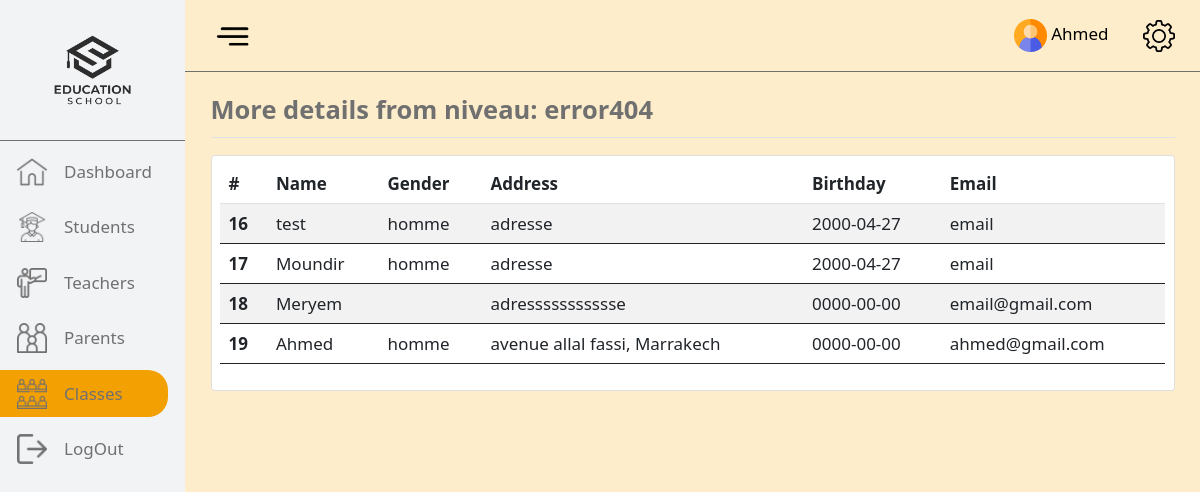
The page /details/1 (signed in) on the database its author committed.
### tables this page shows
CREATE TABLE `etudiant` (
  `matricule` int(11) NOT NULL AUTO_INCREMENT,
  `nom` varchar(30) NOT NULL,
  `genre` varchar(30) NOT NULL,
  `status` tinyint(4) NOT NULL DEFAULT 1,
  `adresse` varchar(255) NOT NULL,
  `naissance` date NOT NULL,
  `email` varchar(255) NOT NULL,
  `tuteur` int(11) DEFAULT NULL,
  `idNiveau` int(11) DEFAULT NULL,
  PRIMARY KEY (`matricule`),
  KEY `tuteur` (`tuteur`),
  KEY `idNieau` (`idNiveau`),
  CONSTRAINT `constrainNiveauEtudiant` FOREIGN KEY (`idNiveau`) REFERENCES `niveau` (`matricule`),
  CONSTRAINT `tuteur` FOREIGN KEY (`tuteur`) REFERENCES `tuteur` (`matricule`)
);

CREATE TABLE `niveau` (
  `matricule` int(11) NOT NULL AUTO_INCREMENT,
  `title` varchar(50) NOT NULL,
  `description` varchar(250) NOT NULL,
  `status` tinyint(4) NOT NULL DEFAULT 1,
  PRIMARY KEY (`matricule`)
);

### index.php (called while the page is built, shortened)
<?php
$router = new Router();
$router->routeReq();
die();

### models/Classe.php (called while the page is built, shortened)
<?php
class Classe extends Model
{
    public function getStuByNiveau($id)
    {
        $db = self::getBdd();
        $query = $db->query('SELECT
                                etudiant.matricule as `matriculeEtu`,
                                niveau.*,
                                etudiant.*
                                FROM etudiant
                                INNER JOIN niveau ON etudiant.idNiveau = niveau.matricule
                                WHERE etudiant.status = 1 AND idNiveau = ' . $id);
        $data = $query->fetchAll(PDO::FETCH_OBJ);
        return $data;
    }
}

### views/liste_detals.php (the view, shortened to what this page needs)
<!DOCTYPE html>
<html lang="fr">
<head>
    <link href="https://cdn.jsdelivr.net/npm/bootstrap@5.1.3/dist/css/bootstrap.min.css" rel="stylesheet"
>
    <link rel="stylesheet" href="https://cdnjs.cloudflare.com/ajax/libs/font-awesome/6.1.1/css/all.min.css"
 />
    <link rel="stylesheet" href="<?php echo URL."app/assets/style/dashboard.css"; ?>">
    <link rel="stylesheet" href="<?php echo URL."app/assets/style/table.css" ?>">
</head>
<body>
    <?php require("header.php"); ?>
    <main class="main">
        <div class="Container p-4 ">
            <div class="d-flex justify-content-between border-bottom fw-bold fs-4">
                <p class="">More details from niveau: <?php echo $liste[0]->title; ?></p>
            </div>
            <div class="table-responsive card mt-3 p-2">
                <table style="overflow: overlay;" class="table table-striped">
                    <thead>
                        <tr class="rounded">
                            <th scope="col">#</th>
                            <th scope="col">Name</th>
                            <th scope="col">Gender</th>
                            <th scope="col">Address</th>
                            <th scope="col">Birthday</th>
                            <th scope="col">Email</th>
                        </tr>
                    </thead>
                    <tbody>
                        <?php foreach ($liste as $key => $value) {?>
                        <tr>
                            <th><?php echo $value->matricule; ?></th>
                            <td><?php echo $value->nom; ?></td>
                            <td><?php echo $value->genre; ?></td>
                            <td><?php echo $value->adresse; ?></td>
                            <td><?php echo $value->naissance; ?></td>
                            <td><?php echo $value->email; ?></td>
                        </tr>
                        <?php } ?>
                    </tbody>
                </table>
            </div>
        </div>
    </main>
</body>
</html>

### views/header.php (shortened to what this page needs)
<header>
        <div class="side__bar p-0 d-flex flex-column justify-content-start">
            <div class="logo d-flex flex-column justify-content-center align-items-center">
                <a class="logo-1" href="<?php echo URL; ?>"><img src="<?php echo URL."app/image/dds.png"?>" width="140" alt="logo"></a>
            </div>
            <nav class="mt-0">
                <ul class="p-0">
                    <li class="ms-0 mb-2 me-3 nav-item
                    <?php if(isset($_SESSION['link']) && $_SESSION['link'] == 'Dashboard') echo 'link__active' ?>
                    d-flex justify-content-start align-items-center">
                        <a title="Dashboard" href="<?php echo URL; ?>"
                            class="nav-link me-2 d-flex justify-content-center align-items-center gap-3">
                            <img src="<?php echo URL."app/image/svg/home.png"?>" width="30" alt="Dashboard">
                            <span>Dashboard</span>
                        </a>
                    </li>
                    <li class="ms-0 mb-2 me-3 nav-item
                    <?php if(isset($_SESSION['link']) && $_SESSION['link'] == 'Students') echo 'link__active' ?>
                     d-flex justify-content-start align-items-center">
                        <a title="Students" href="<?php echo URL."student"; ?>"
                            class="nav-link me-2 d-flex justify-content-center align-items-center gap-3">
                            <img src="<?php echo URL."app/image/svg/student.png"?>" width="30" alt="students">
                            <span>Students</span>
                        </a>
                    </li>
                    <li class="ms-0 mb-2 me-3 nav-item
                    <?php if(isset($_SESSION['link']) && $_SESSION['link'] == 'Teachers') echo 'link__active' ?>
                     d-flex justify-content-start align-items-center">
                        <a title="Teachers" href="<?php echo URL."teacher"; ?>"
                            class="nav-link me-2 d-flex justify-content-center align-items-center gap-3">
                            <img src="<?php echo URL."app/image/svg/teachers.png"?>" width="30" alt="teachers">
                            <span>Teachers</span>
                        </a>
                    </li>
                    <li class="ms-0 mb-2 me-3 nav-item
                    <?php if(isset($_SESSION['link']) && $_SESSION['link'] == 'Parents') echo 'link__active' ?>
                     d-flex justify-content-start align-items-center">
                        <a title="Parents" href="<?php echo URL."parent"; ?>"
                            class="nav-link me-2 d-flex justify-content-center align-items-center gap-3">
                            <img src="<?php echo URL."app/image/svg/family.png"?>" width="30" alt="parents">
                            <span>Parents</span>
                        </a>
                    </li>
                    <li class="ms-0 mb-2 me-3 nav-item
                    <?php if(isset($_SESSION['link']) && $_SESSION['link'] == 'Classes') echo 'link__active' ?>
                     d-flex justify-content-start align-items-center">
                        <a title="Classes" href="<?php echo URL."classe"; ?>"
                            class="nav-link me-2 d-flex justify-content-center align-items-center gap-3">
                            <img src="<?php echo URL."app/image/svg/class.png"?>" width="30" alt="Classes">
                            <span>Classes</span>
                        </a>
                    </li>
                    <li class="ms-0 mb-2 me-3 nav-item d-flex justify-content-start align-items-center">
                        <a title="LogOut" href="<?php echo URL."logout"; ?>"
                            class="nav-link me-2 d-flex justify-content-center align-items-center gap-3">
                            <img src="<?php echo URL."app/image/svg/logout.png"?>" width="30" alt="logout">
                            <span>LogOut</span>
                        </a>
                    </li>
                </ul>
            </nav>
        </div>
        <nav class="nav__bar d-flex justify-content-between px-4 align-items-center">
            <div class="toogle pointer">
                <img src="<?php echo URL."app/image/svg/toogle.svg"?>" alt="toogle">
            </div>
            <div class="item-admin d-flex justify-content-between gap-3 align-items-center">
                <a class="adminName nav-link text-black pointer m-0">
                    <img src="<?php echo URL."app/image/user.png"?>" width="33" height="33" alt="user">
                    <span><?php echo $_SESSION['user']->nom; ?></span>
                </a>
                <a href="nav-lick">
                    <img src="<?php echo URL."app/image/svg/param.svg"?>" alt="param">
                </a>
            </div>
        </nav>
    </header>

### app/assets/style/dashboard.css (style rules this page uses)
html, body { width: 100%; height: 100%; font-size: 17px; line-height: 22px; color: var(--main-text-color); background: var(--bg-color-blanchedalmond); }
* { padding: 0; margin: 0; }
.side__bar { background: var(--bg-color-side); width: var(--width-side-bar); transition-timing-function: ease-in-out; transition: width .4s; height: 100vh; top: 0; left: 0; position: fixed; overflow: auto; z-index: 9; }
.nav__bar { height: var(--height-nav-bar); top: 0; left: var(--width-side-bar); width: calc(100% - var(--width-side-bar)); position: fixed; background: var(--bg-color-blanchedalmond); border-bottom: var(--main-text-color) .01px solid; transition-timing-function: ease-in-out; transition: width .4s; z-index: 8; }
.main { position: absolute; top: var(--height-nav-bar); left: var(--width-side-bar); width: calc(100% - var(--width-side-bar)); transition-timing-function: ease-in-out; transition: width .4s; }
.side__bar .logo-1 { display: block; transition-timing-function: ease-in; transition: width .4s; }
.logo { border-bottom: var(--main-text-color) .01px solid; margin-bottom: 7px; }
.side__bar nav ul li { height: 47px; }
.side__bar nav ul li a { color: var(--main-text-color); }
.link__active { background-color: var(--main-border-blanchedalmond); border-radius: 0 20px 20px 0; }
.side__bar .link__active a span { color: var(--main-text-color); }
.pointer { cursor: pointer; }

### app/assets/style/table.css (style rules this page uses)
table tbody { border: none !important; }

### app/assets/style/varSheet.css (style rules this page uses)
:root { --bg-color-blanchedalmond: #FDEDCB; --bg-color-side: #F2F3F5; --main-text-color: #707070; --main-border-blue: #0160F3; --main-border-green: #01AB68; --main-border-green-opp: #3c763d; --main-border-red: #E81400; --main-border-blanchedalmond: #F3A003; --border-red: rgb(255, 0, 0) solid 2px; --border-gry: rgb(74, 67, 67) solid 2px; --border-blue: rgb(38, 0, 255) solid 2px; --width-side-bar: 185px; --width-side-bar-active: 72px; --height-nav-bar: 72px; }

### rows shown on the page
etudiant: nom "Ahmed", matricule "19", genre "homme", adresse "avenue allal fassi, Marrakech", naissance "0000-00-00", email "ahmed@gmail.com"
niveau: title "error404"
etudiant: matricule "16", nom "test", genre "homme", adresse "adresse", naissance "2000-04-27", email "email"
etudiant: matricule "17", nom "Moundir", genre "homme", adresse "adresse", naissance "2000-04-27", email "email"
etudiant: matricule "18", nom "Meryem", adresse "adressssssssssse", naissance "0000-00-00", email "email@gmail.com"
